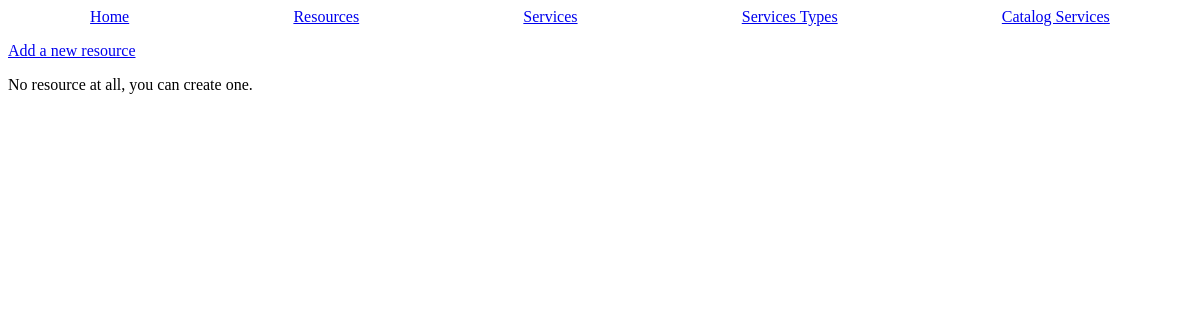
The app's page /resources, older data.
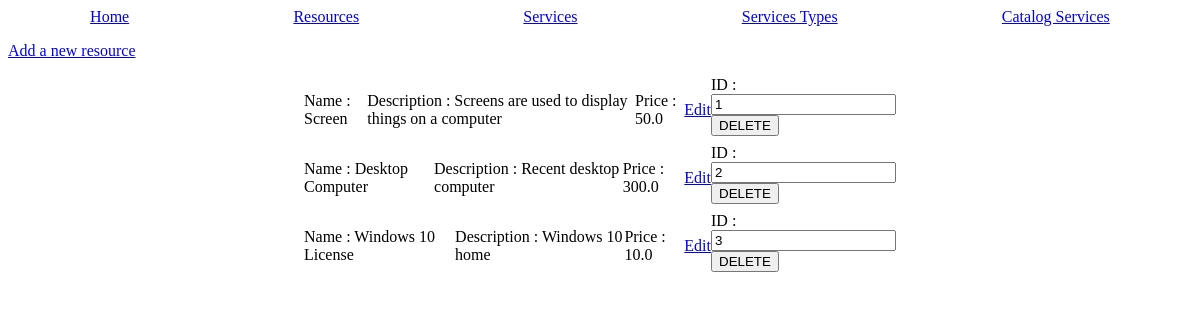
The same page, newer data.
### tables this page shows
CREATE TABLE "resources" (
	"id"	INTEGER,
	"desc"	TEXT NOT NULL,
	"price"	REAL NOT NULL,
	"name"	TEXT NOT NULL,
	PRIMARY KEY("id" AUTOINCREMENT)
);

### main.py (the view, shortened to what this page needs)
@app.route('/resources', methods = ['POST', 'GET'])
def resources():
    data_resources = utils.getRowsFromDb('SELECT * from resources');
    return render_template('resources.html.jinja', data=data_resources);

### utils.py (called while the page is built)
def dictFactory(cursor, row) -> dict:
    d = {};
    for idx, col in enumerate(cursor.description):
        d[col[0]] = row[idx];
    return d;

def connectDb(path : str = 'db/db.db') -> sqlite3.Connection:
    db = None;
    try:
        db = sqlite3.connect(path);
        db.row_factory = dictFactory;
    except Exception as err:
        flash("Can't connect do database " + str(err), 'error');
    return db;

def getRowsFromDb(request : str, values : tuple = None) -> dict:
    elementsFromDb : dict = None
    try:
        db = connectDb();
        cursor = db.cursor();
        if(type(values) is tuple):
            elementsFromDb = cursor.execute(request, values).fetchall();
        else:
            elementsFromDb = cursor.execute(request).fetchall();
        db.close();
    except Exception as err:
        flash("Can't execute SQL request " + str(err), 'error')
    return elementsFromDb;

### templates/resources.html.jinja (shortened to what this page needs)
{% extends "base.html.jinja" %}
{% block content %}
<a href="/add-resource"><p>Add a new resource</p></a>
{% if data|length > 0 %}
    {% for resource in data %}
        <div class="item">
            <div>
                <p>Name : {{ resource['name'] }}</p>
            </div>
            <div>
                <p>Description : {{ resource['desc'] }}</p>
            </div>
            <div>
                <p>Price : {{ resource['price'] }}</p>
            </div>
            <div>
                <a href="resource/{{resource['id']}}"><span>Edit</span></a>
            </div>
            <form action="/resources" method="POST" class="add-form">
                <label for="id">ID :</label>
                <input name="id" readonly value="{{resource['id']}}">
                <input type="submit" name="delete_resource" value="DELETE">
            </form>
        </div>
    {% endfor %}
{% else %}
<p>No resource at all, you can create one.</p>
{% endif %}
{% endblock %}

Row changes from the older to the newer data that the page shows:
added resources: name "Screen", desc "Screens are used to display things on a computer", price "50.0", id "1"
added resources: name "Desktop Computer", desc "Recent desktop computer", price "300.0", id "2"
added resources: name "Windows 10 License", desc "Windows 10 home", price "10.0", id "3"
Text that changed along with them:
text no longer shown: "No resource at all, you can create one."
